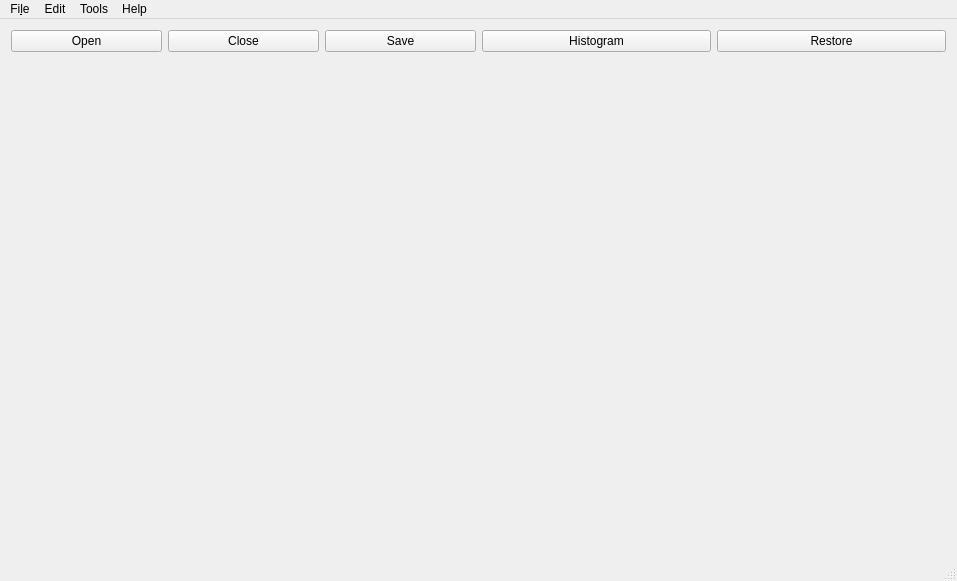
<?xml version="1.0" encoding="UTF-8"?>
<ui version="4.0">
 <class>MainWindow</class>
 <widget class="QMainWindow" name="MainWindow">
  <property name="geometry">
   <rect>
    <x>0</x>
    <y>0</y>
    <width>957</width>
    <height>581</height>
   </rect>
  </property>
  <property name="windowTitle">
   <string>ImageQt</string>
  </property>
  <property name="windowIcon">
   <iconset resource="default.qrc">
    <normaloff>:/img/src/logo_2.png</normaloff>:/img/src/logo_2.png</iconset>
  </property>
  <widget class="QWidget" name="centralwidget">
   <layout class="QVBoxLayout" name="verticalLayout_2">
    <item>
     <layout class="QVBoxLayout" name="verticalLayout">
      <item>
       <layout class="QHBoxLayout" name="buttonLayout">
        <item>
         <layout class="QHBoxLayout" name="leftButtonLayout">
          <item>
           <widget class="QPushButton" name="openBtn">
            <property name="text">
             <string>Open</string>
            </property>
           </widget>
          </item>
          <item>
           <widget class="QPushButton" name="closeBtn">
            <property name="text">
             <string>Close</string>
            </property>
           </widget>
          </item>
          <item>
           <widget class="QPushButton" name="saveAsBtn">
            <property name="text">
             <string>Save</string>
            </property>
           </widget>
          </item>
         </layout>
        </item>
        <item>
         <layout class="QHBoxLayout" name="horizontalLayout_2">
          <item>
           <widget class="QPushButton" name="hstgrmBtn">
            <property name="text">
             <string>Histogram</string>
            </property>
           </widget>
          </item>
          <item>
           <widget class="QPushButton" name="normalBtn">
            <property name="text">
             <string>Restore</string>
            </property>
           </widget>
          </item>
         </layout>
        </item>
       </layout>
      </item>
      <item>
       <layout class="QHBoxLayout" name="horizontalLayout_4">
        <item>
         <widget class="GraphicsView" name="leftGraphicsView" native="true"/>
        </item>
        <item>
         <widget class="GraphicsView" name="rightGraphicsView" native="true"/>
        </item>
       </layout>
      </item>
     </layout>
    </item>
   </layout>
  </widget>
  <widget class="QStatusBar" name="statusBar"/>
  <widget class="QMenuBar" name="menuBar">
   <property name="geometry">
    <rect>
     <x>0</x>
     <y>0</y>
     <width>957</width>
     <height>30</height>
    </rect>
   </property>
   <widget class="QMenu" name="menuFile">
    <property name="title">
     <string>Fi&amp;le</string>
    </property>
    <addaction name="actionOpen"/>
    <addaction name="actionClose"/>
    <addaction name="actionSave"/>
    <addaction name="actionSave_As"/>
    <addaction name="separator"/>
    <addaction name="actionExit"/>
   </widget>
   <widget class="QMenu" name="menuEdit">
    <property name="title">
     <string>Edit</string>
    </property>
    <widget class="QMenu" name="menuAdd_Frame">
     <property name="title">
      <string>Add &amp;Frame</string>
     </property>
     <addaction name="actionMovie_frame"/>
     <addaction name="actionClassic_frame"/>
     <addaction name="actionFlower_frame"/>
    </widget>
    <widget class="QMenu" name="menuColour_temperature">
     <property name="title">
      <string>&amp;Colour temperature</string>
     </property>
     <addaction name="actionWarm"/>
     <addaction name="actionCool"/>
    </widget>
    <widget class="QMenu" name="menuAdd_texture">
     <property name="title">
      <string>A&amp;dd texture</string>
     </property>
     <addaction name="actionMetal"/>
    </widget>
    <addaction name="actionGaussian_blur"/>
    <addaction name="actionGrayscale"/>
    <addaction name="menuColour_temperature"/>
    <addaction name="actionAdjust_brightness"/>
    <addaction name="separator"/>
    <addaction name="menuAdd_Frame"/>
    <addaction name="menuAdd_texture"/>
   </widget>
   <widget class="QMenu" name="menuTools">
    <property name="title">
     <string>Tools</string>
    </property>
    <widget class="QMenu" name="menuRotate">
     <property name="title">
      <string>&amp;Rotate</string>
     </property>
     <addaction name="actionLeft"/>
     <addaction name="actionRight"/>
    </widget>
    <widget class="QMenu" name="menuFlip">
     <property name="title">
      <string>&amp;Flip</string>
     </property>
     <addaction name="actionHorizontal"/>
     <addaction name="actionVertical"/>
    </widget>
    <widget class="QMenu" name="menuGrey_level_transformation">
     <property name="title">
      <string>&amp;Grey level transformation</string>
     </property>
     <property name="icon">
      <iconset resource="default.qrc">
       <normaloff>:/img/src/quill_72px.png</normaloff>:/img/src/quill_72px.png</iconset>
     </property>
     <addaction name="actionLinear_level_transformation"/>
     <addaction name="actionLogarithm_grey_level_transformation"/>
     <addaction name="actionPower_transformation"/>
     <addaction name="actionExp_transfrom"/>
    </widget>
    <addaction name="menuRotate"/>
    <addaction name="actionRestore"/>
    <addaction name="zoomAction"/>
    <addaction name="menuFlip"/>
    <addaction name="separator"/>
    <addaction name="actionHistogram"/>
    <addaction name="menuGrey_level_transformation"/>
   </widget>
   <widget class="QMenu" name="menuHelp">
    <property name="title">
     <string>Help</string>
    </property>
    <widget class="QMenu" name="menuLanguage">
     <property name="title">
      <string>&amp;Language</string>
     </property>
     <addaction name="actionChinese"/>
     <addaction name="actionEnglish"/>
    </widget>
    <addaction name="actionAbout"/>
    <addaction name="menuLanguage"/>
   </widget>
   <addaction name="menuFile"/>
   <addaction name="menuEdit"/>
   <addaction name="menuTools"/>
   <addaction name="menuHelp"/>
  </widget>
  <action name="actionOpen">
   <property name="icon">
    <iconset resource="default.qrc">
     <normaloff>:/img/src/document-open.png</normaloff>:/img/src/document-open.png</iconset>
   </property>
   <property name="text">
    <string>&amp;Open...</string>
   </property>
   <property name="shortcut">
    <string>Ctrl+O</string>
   </property>
  </action>
  <action name="actionClose">
   <property name="text">
    <string>&amp;Close</string>
   </property>
  </action>
  <action name="actionSave">
   <property name="icon">
    <iconset resource="default.qrc">
     <normaloff>:/img/src/save.svg</normaloff>:/img/src/save.svg</iconset>
   </property>
   <property name="text">
    <string>&amp;Save...</string>
   </property>
   <property name="shortcut">
    <string>Ctrl+S</string>
   </property>
  </action>
  <action name="actionSave_As">
   <property name="text">
    <string>Sa&amp;ve As...</string>
   </property>
  </action>
  <action name="actionExit">
   <property name="text">
    <string>&amp;Exit</string>
   </property>
   <property name="shortcut">
    <string>Ctrl+Q</string>
   </property>
  </action>
  <action name="actionAbout">
   <property name="icon">
    <iconset resource="default.qrc">
     <normaloff>:/img/src/avatar-default.png</normaloff>:/img/src/avatar-default.png</iconset>
   </property>
   <property name="text">
    <string>&amp;About</string>
   </property>
  </action>
  <action name="actionNormal">
   <property name="text">
    <string>Normal</string>
   </property>
  </action>
  <action name="actionAdjust">
   <property name="text">
    <string>Adjust</string>
   </property>
  </action>
  <action name="actionRestore">
   <property name="icon">
    <iconset resource="default.qrc">
     <normaloff>:/img/src/restore.png</normaloff>:/img/src/restore.png</iconset>
   </property>
   <property name="text">
    <string>R&amp;estore</string>
   </property>
  </action>
  <action name="actionLeft">
   <property name="icon">
    <iconset resource="default.qrc">
     <normaloff>:/img/src/left.png</normaloff>:/img/src/left.png</iconset>
   </property>
   <property name="text">
    <string>&amp;Left</string>
   </property>
  </action>
  <action name="actionRight">
   <property name="icon">
    <iconset resource="default.qrc">
     <normaloff>:/img/src/right.png</normaloff>:/img/src/right.png</iconset>
   </property>
   <property name="text">
    <string>&amp;Right</string>
   </property>
  </action>
  <action name="zoomAction">
   <property name="icon">
    <iconset resource="default.qrc">
     <normaloff>:/img/src/zoom.png</normaloff>:/img/src/zoom.png</iconset>
   </property>
   <property name="text">
    <string>&amp;Zoom</string>
   </property>
  </action>
  <action name="actionGaussian_blur">
   <property name="text">
    <string>&amp;Gaussian blur</string>
   </property>
  </action>
  <action name="actionGrayscale">
   <property name="text">
    <string>G&amp;rayscale</string>
   </property>
  </action>
  <action name="actionWarm">
   <property name="text">
    <string>&amp;Warm</string>
   </property>
  </action>
  <action name="actionCool">
   <property name="text">
    <string>&amp;Cool</string>
   </property>
  </action>
  <action name="actionMovie_frame">
   <property name="text">
    <string>&amp;Movie frame</string>
   </property>
  </action>
  <action name="actionClassic_frame">
   <property name="text">
    <string>&amp;Classic frame</string>
   </property>
  </action>
  <action name="actionFlower_frame">
   <property name="text">
    <string>&amp;Flower frame</string>
   </property>
  </action>
  <action name="actionMetal">
   <property name="text">
    <string>&amp;Metal</string>
   </property>
  </action>
  <action name="actionAdjust_brightness">
   <property name="icon">
    <iconset resource="default.qrc">
     <normaloff>:/img/src/brightness.svg</normaloff>:/img/src/brightness.svg</iconset>
   </property>
   <property name="text">
    <string>&amp;Adjust brightness</string>
   </property>
  </action>
  <action name="actionChinese">
   <property name="icon">
    <iconset resource="default.qrc">
     <normaloff>:/img/src/chinese.png</normaloff>:/img/src/chinese.png</iconset>
   </property>
   <property name="text">
    <string>&amp;Chinese</string>
   </property>
  </action>
  <action name="actionEnglish">
   <property name="icon">
    <iconset resource="default.qrc">
     <normaloff>:/img/src/english.png</normaloff>:/img/src/english.png</iconset>
   </property>
   <property name="text">
    <string>&amp;English</string>
   </property>
  </action>
  <action name="actionHorizontal">
   <property name="icon">
    <iconset resource="default.qrc">
     <normaloff>:/img/src/horizontal.png</normaloff>:/img/src/horizontal.png</iconset>
   </property>
   <property name="text">
    <string>&amp;Horizontal</string>
   </property>
  </action>
  <action name="actionVertical">
   <property name="icon">
    <iconset resource="default.qrc">
     <normaloff>:/img/src/vertical.png</normaloff>:/img/src/vertical.png</iconset>
   </property>
   <property name="text">
    <string>&amp;Vertical</string>
   </property>
  </action>
  <action name="actionHistogram">
   <property name="icon">
    <iconset resource="default.qrc">
     <normaloff>:/img/src/histogram.png</normaloff>:/img/src/histogram.png</iconset>
   </property>
   <property name="text">
    <string>&amp;Histogram</string>
   </property>
  </action>
  <action name="actionLinear_level_transformation">
   <property name="text">
    <string>Linear transform</string>
   </property>
  </action>
  <action name="actionLogarithm_grey_level_transformation">
   <property name="text">
    <string>Logarithm transform</string>
   </property>
  </action>
  <action name="actionPower_transformation">
   <property name="text">
    <string>Power transform</string>
   </property>
  </action>
  <action name="actionExp_transfrom">
   <property name="text">
    <string>Exp transfrom</string>
   </property>
  </action>
 </widget>
 <layoutdefault spacing="6" margin="11"/>
 <customwidgets>
  <customwidget>
   <class>GraphicsView</class>
   <extends>QWidget</extends>
   <header>graphicsview.h</header>
  </customwidget>
 </customwidgets>
 <resources>
  <include location="default.qrc"/>
 </resources>
 <connections/>
</ui>
